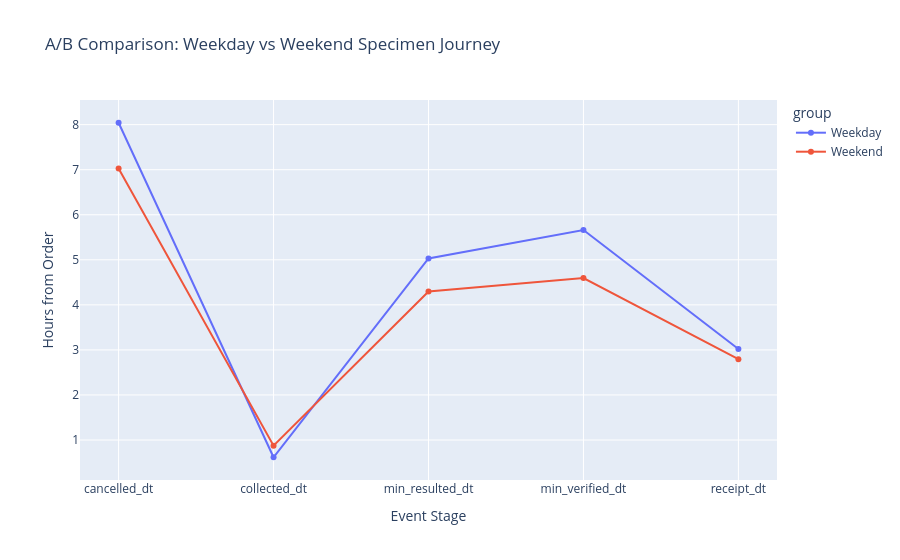

Here is the notebook cell this chart was saved with:
### Code cell
# make the A/B comparison plot for weekday vs weekend specimen journey
import plotly.express as px

# compute average hours for each event stage and group
ab_df = (
    long_df.groupby(['group', 'event_stage'])['hours']
    .mean()
    .reset_index()
)

# create line plot with markers for each event stage, colored by group
fig = px.line(
    ab_df,
    x='event_stage',
    y='hours',
    color='group',
    markers=True,
    title="A/B Comparison: Weekday vs Weekend Specimen Journey"
)

# update layout to show info for each stage when hovered
fig.update_layout(
    xaxis_title="Event Stage",
    yaxis_title="Hours from Order",
    hovermode="x unified"
)

# show the figure
fig.show()

### Figure 1 — Plotly figure (JSON) as saved in the notebook; plotly's stock layout.template omitted (floating-point values rounded to 4 significant figures)
{"data": [{"hovertemplate": "group=Weekday<br>event_stage=%{x}<br>hours=%{y}<extra></extra>", "legendgroup": "Weekday", "line": {"color": "#636efa", "dash": "solid"}, "marker": {"symbol": "circle"}, "mode": "lines+markers", "name": "Weekday", "orientation": "v", "showlegend": true, "type": "scatter", "x": ["cancelled_dt", "collected_dt", "min_resulted_dt", "min_verified_dt", "receipt_dt"], "xaxis": "x", "y": [8.042, 0.6175, 5.031, 5.662, 3.019], "yaxis": "y"}, {"hovertemplate": "group=Weekend<br>event_stage=%{x}<br>hours=%{y}<extra></extra>", "legendgroup": "Weekend", "line": {"color": "#EF553B", "dash": "solid"}, "marker": {"symbol": "circle"}, "mode": "lines+markers", "name": "Weekend", "orientation": "v", "showlegend": true, "type": "scatter", "x": ["cancelled_dt", "collected_dt", "min_resulted_dt", "min_verified_dt", "receipt_dt"], "xaxis": "x", "y": [7.027, 0.8752, 4.297, 4.595, 2.793], "yaxis": "y"}], "layout": {"hovermode": "x unified", "legend": {"title": {"text": "group"}, "tracegroupgap": 0}, "title": {"text": "A/B Comparison: Weekday vs Weekend Specimen Journey"}, "xaxis": {"anchor": "y", "domain": [0, 1], "title": {"text": "Event Stage"}}, "yaxis": {"anchor": "x", "domain": [0, 1], "title": {"text": "Hours from Order"}}}}
